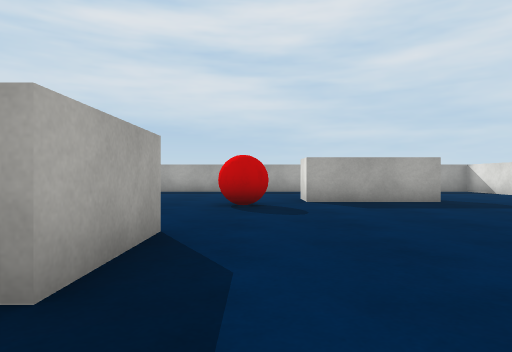
[1] (above)

19 first-person views from a walk through a 3-D level made in the Unity game engine. The camera is 0.58 m above the floor, looks level and sees 75° across. The floor is counted in squares, 1 m on a side. Each view is taken from the middle of a square. On the plan, view 1 faces up. The plan holds only what a view shows up to about 9 squares ahead; the rest is blank. The player character is not drawn. Surface patterns are stand-ins for the level's own textures.

[2]
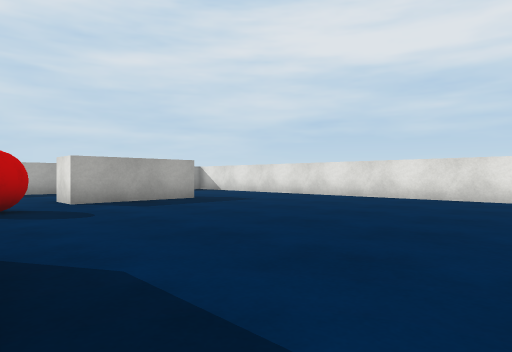

[3]
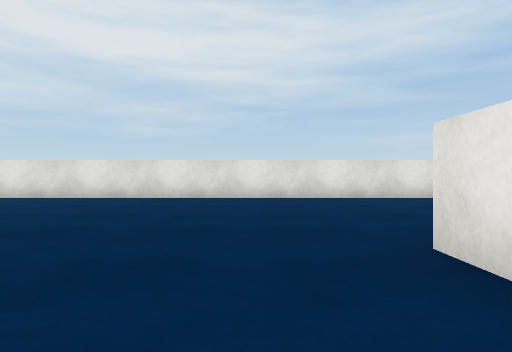

[4]
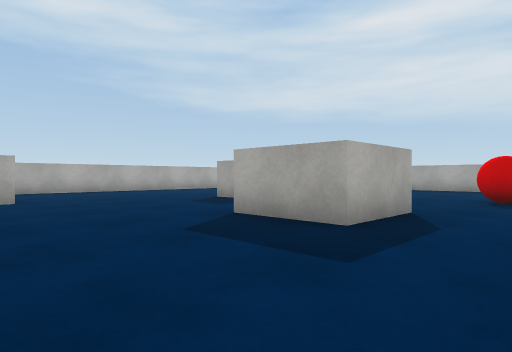

[5]
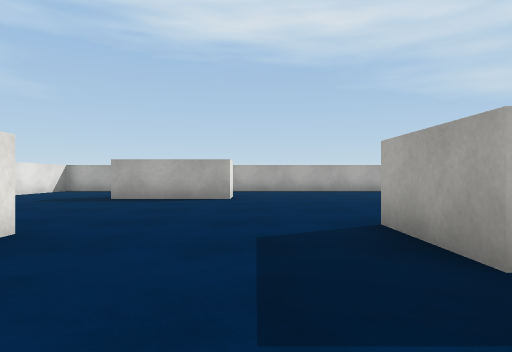

[6]
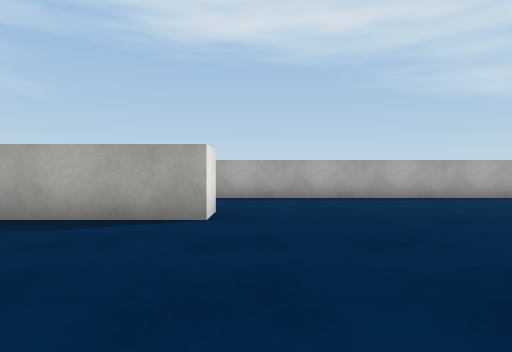

[7]
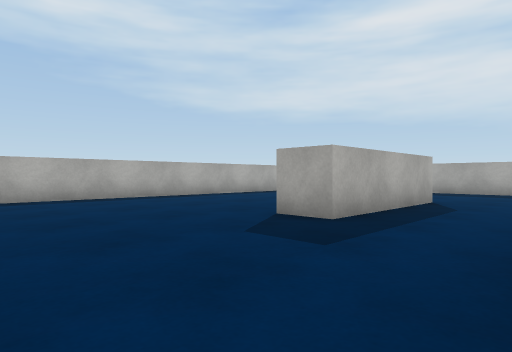

[8]
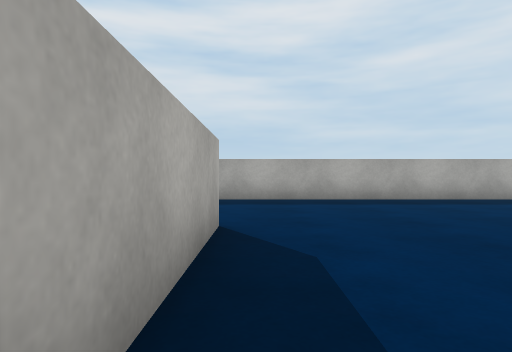

[9]
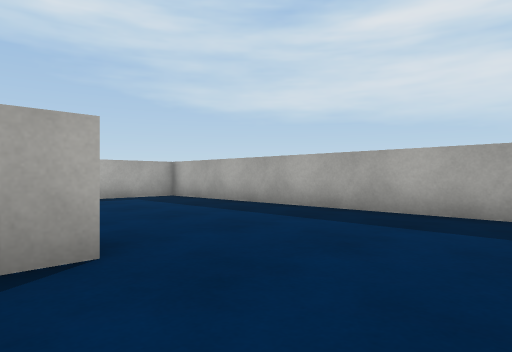

[10]
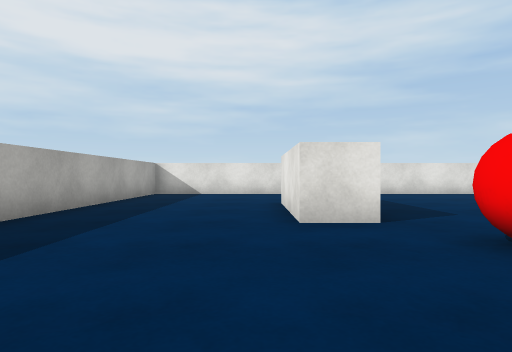

[11]
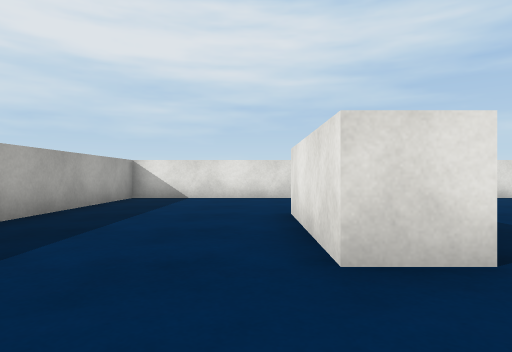

[12]
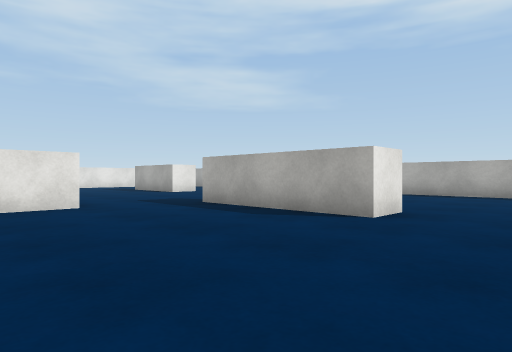

[13]
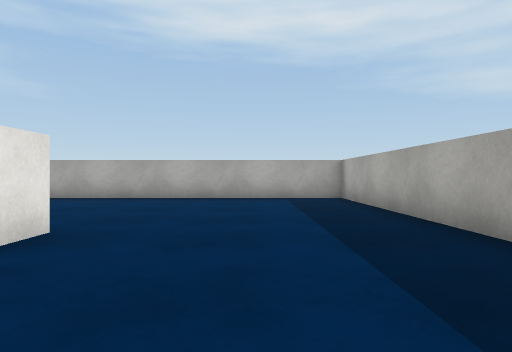

[14]
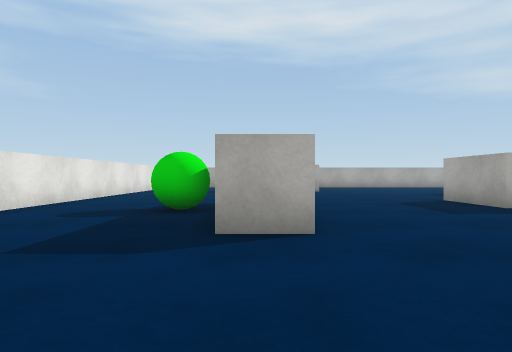

[15]
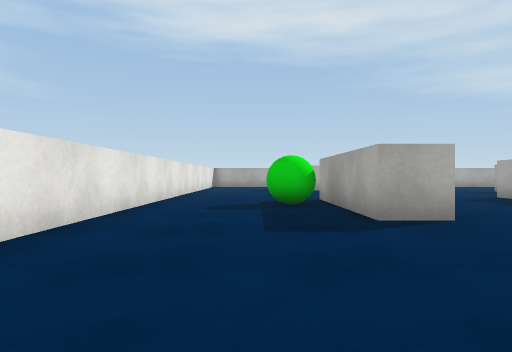

[16]
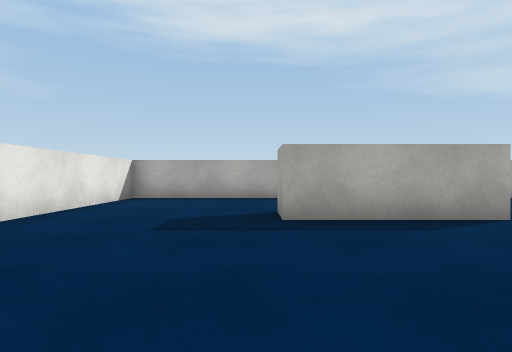

[17]
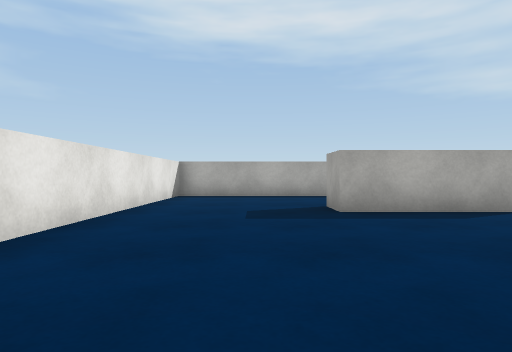

[18]
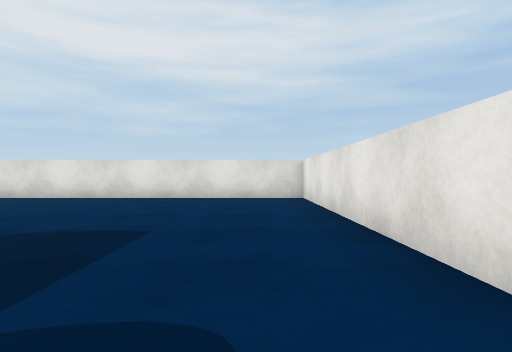

[19]
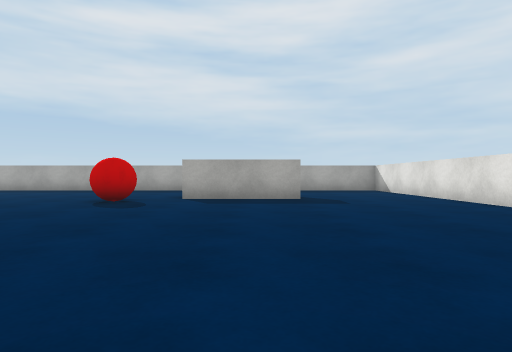

### Floor plan
Points are (right, up) in squares from view 1. A wall is a line through its corners. A room is listed if a view was taken in it or the views show most of it. See-through windows are left out.
Room 1 (views 1, 2, 3, 4, 5, 6, 7, 8, 9, 10, 11, 12, 13, 14, 15, 16, 17, 18, 19)
walls: (0.8, -2.4) (1.7, -2.4) (1.7, -3.4) (-2.4, -3.4); (-6.5, 7.9) (-5.4, 7.9) (-5.4, 3.9) (-6.5, 3.9); (-8.4, -0.6) (-7.4, -0.6) (-7.4, -3.6) (-8.4, -3.6); (4.2, 7.5) (1.1, 7.5) (1.1, 8.5) (4.1, 8.5); (-11.7, -3.4) (-11.7, -7.2) (7.8, -7.2) (7.8, 12.3) (-11.7, 12.3) (-11.7, -1.1)
objects: other object (-3, 2) to (-1, 3); green ball (-1, -5) to (-1, -4); red ball (-1, 6) to (0, 7)

Where each view was taken, in squares from view 1:
view 1: 0 up, 0 right, facing up
view 2: 0 up, 1 left, facing up-right
view 3: 1 down, 1 left, facing right
view 4: 2 down, 1 right, facing up-left
view 5: 0 up, 1 right, facing left
view 6: 0 up, 3 left, facing left
view 7: 0 up, 3 left, facing up-left
view 8: 4 up, 5 left, facing up
view 9: 7 up, 3 left, facing up-left
view 10: 9 up, 3 left, facing right
view 11: 9 up, 1 left, facing right
view 12: 10 up, 1 left, facing down-left
view 13: 10 up, 3 left, facing left
view 14: 3 down, 5 right, facing left
view 15: 5 down, 6 right, facing left
view 16: 4 down, 3 left, facing left
view 17: 5 down, 2 left, facing left
view 18: 6 down, 1 left, facing right
view 19: 1 down, 3 right, facing up
